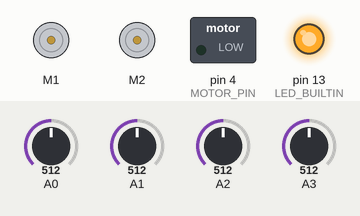
This sketch was run on a simulated Arduino Uno, built with avr-gcc and run on an emulated ATmega328P. Shown: 2 × DC motor (green arrow = forward, orange = backward, longer = faster), switched loads named in the sketch (green lamp = pin HIGH), output pins drawn as LEDs (lit = HIGH). The test bench sets the inputs (shaded band); at power-on: A0 = 512, A1 = 512, A2 = 512, A3 = 512. Random numbers use the default seed unless the sketch sets one; what the sketch prints to the serial monitor is not drawn.

Above: at 0.1 s.
At 7.45 s:
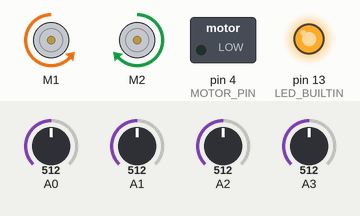
At 14.5 s:
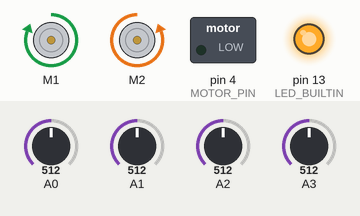
At 36.0 s:
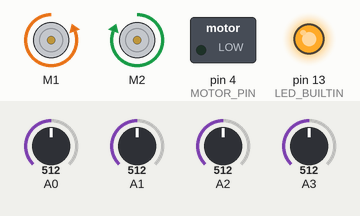
Timing chart, 0 to 37.5 s (numbered marks = the images above):
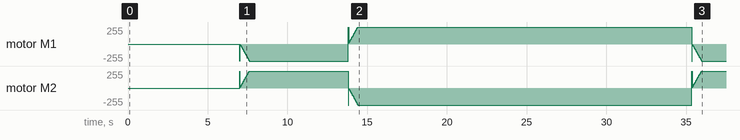

The sketch:

growver.ino
```cpp
/*
This is a test sketch for the Adafruit assembled Motor Shield for Arduino v2
It won't work with v1.x motor shields! Only for the v2's with built in PWM
control

For use with the Adafruit Motor Shield v2
---->  http://www.adafruit.com/products/1438
*/


//////////////////
// UTILITY VARS //
//////////////////

#include <Wire.h>
#include <Adafruit_MotorShield.h>
#include <SimpleKalmanFilter.h>
#define MOTOR_PIN 4
const long SERIAL_REFRESH_TIME = 10;
long refresh_time;


/////////////////
// SENSOR VARS //
/////////////////

#define LDR1 A0
#define LDR2 A1
#define LDR3 A2
#define LDR4 A3

SimpleKalmanFilter simpleKalmanFilter1(2, 2, 0.01);
SimpleKalmanFilter simpleKalmanFilter2(2, 2, 0.01);
SimpleKalmanFilter simpleKalmanFilter3(2, 2, 0.01);
SimpleKalmanFilter simpleKalmanFilter4(2, 2, 0.01);

int goodLightThreshold = 80; //Out of 100

////////////////
// MOTOR VARS //
////////////////
Adafruit_MotorShield AFMS = Adafruit_MotorShield();
Adafruit_DCMotor *myMotor = AFMS.getMotor(1);
Adafruit_DCMotor *myMotor2 = AFMS.getMotor(2);

enum state {
  FWD,
  LEFT,
  RIGHT,
  OFF
};

state current_direction = OFF;
state prev_direction = OFF;
int spd = 0;
int max_spd = 255;

/////////////////
// TIMING VARS //
/////////////////

long checkpoint = 0;
int interval = 7000;

////////////////////////////////////////////////////////
////////////////////////////////////////////////////////

void setup() {
  //sleepydog setup
  Serial.begin(115200);

  pinMode(LED_BUILTIN, OUTPUT);
  digitalWrite(LED_BUILTIN, HIGH); // Show we're awake

  setupMotor();

}

////////////////////////////////////////////////////////
////////////////////////////////////////////////////////

void loop() {

  handleDistance();

  int values[4];
  getAnalogValues(values);

  //printAnalogValues(values[0], values[1], values[2], values[3]);

  checkStates();

  handleMotor(values[0], values[1], values[2], values[3]);

}


void checkStates(){
  if(current_direction != prev_direction){
      spd = 0;
      prev_direction = current_direction;
  }
}
```

distance.ino
```cpp
#define DISTANCE false

#if DISTANCE
#include "SR04.h"
#endif

int dist;

#if DISTANCE
SR04 sr04 = SR04(ECHO_PIN,TRIG_PIN);
#endif


void handleDistance(){
  #if DISTANCE
  dist=sr04.Distance();
  Serial.print("dist: ");
  Serial.println(dist);
  #endif
}
```

motor.ino
```cpp
void setupMotor() {
  //motor setup

  pinMode(MOTOR_PIN, OUTPUT);

  AFMS.begin();  // create with the default frequency 1.6KHz
  //AFMS.begin(1000);  // OR with a different frequency, say 1KHz

  // Set the speed to start, from 0 (off) to 255 (max speed)
  myMotor->setSpeed(150);
  myMotor->run(FORWARD);
  // turn on motor
  myMotor->run(RELEASE);

  myMotor2->setSpeed(150);
  myMotor2->run(FORWARD);
  // turn on motor
  myMotor2->run(RELEASE);
}

void handleMotor(int ldr1, int ldr2, int ldr3, int ldr4) {

  if (spd < max_spd) {
    if (millis() % 1 == 0) {
      spd++;
      delay(1);
    }
    myMotor->setSpeed(spd);
    myMotor2->setSpeed(spd);
  }
  Serial.print("CumulativeLDR: ");
  Serial.println((ldr1 + ldr2 + ldr3 + ldr4) / 4) ;
  if ( (ldr1 + ldr2 + ldr3 + ldr4) / 4 > goodLightThreshold) {
    stopGoing();
    return;
  }

  if(millis() - checkpoint > interval){
    checkpoint = millis();
    interval = random(5000,10000);
    //Choose random direction:
    int r = random(0,3);
    switch(r){
      case 0:
        goForward();
        break;
      case 1:
        goLeft();
        break;
      case 2:
        goRight();
        break;
      default:
        //Nothing
        break;
    }
  }
}


void goLeft() {
  Serial.println("GOING LEFT");
  myMotor->run(BACKWARD);
  myMotor2->run(FORWARD);
  current_direction = LEFT;
}
void goRight() {
  Serial.println("GOING RIGHT");
  myMotor->run(FORWARD);
  myMotor2->run(BACKWARD);
  current_direction = RIGHT;
}
void goForward() {
  Serial.println("GOING FWD");
  myMotor->run(FORWARD);
  myMotor2->run(FORWARD);
  current_direction = FWD;
}

void stopGoing() {
  Serial.println("STOP");
  spd = 0;
  myMotor->run(RELEASE);
  myMotor2->run(RELEASE);
  current_direction = OFF;
}
```

utility.ino
```cpp
void printAnalogValues( int val1, int val2, int val3, int val4) {
  // send to Serial output every 100ms
  // use the Serial Ploter for a good visualization

  if (millis() > refresh_time) {
    Serial.print(val1, 4);
    Serial.print(",");
    Serial.print(val2, 4);
    Serial.print(",");
    Serial.print(val3, 4);
    Serial.print(",");
    Serial.print(val4, 4);
    Serial.println();

    refresh_time = millis() + SERIAL_REFRESH_TIME;
  }
}

void getAnalogValues(int values[4]) {
  // read a reference value from A0 and map it from 0 to 100
  float real_value1 = analogRead(A0) / 1024.0 * 100.0;
  float filtered_value1 = simpleKalmanFilter1.updateEstimate(real_value1);

  float real_value2 = analogRead(A1) / 1024.0 * 100.0;
  float filtered_value2 = simpleKalmanFilter2.updateEstimate(real_value2);

  float real_value3 = analogRead(A2) / 1024.0 * 100.0;
  float filtered_value3 = simpleKalmanFilter3.updateEstimate(real_value3);

  float real_value4 = analogRead(A3) / 1024.0 * 100.0;
  float filtered_value4 = simpleKalmanFilter4.updateEstimate(real_value4);

  values[0] = (int)filtered_value1;     //Surely this is bound to lead to off by one problems later.
  values[1] = (int)filtered_value2;
  values[2] = (int)filtered_value3;
  values[3] = (int)filtered_value4;
}
```
